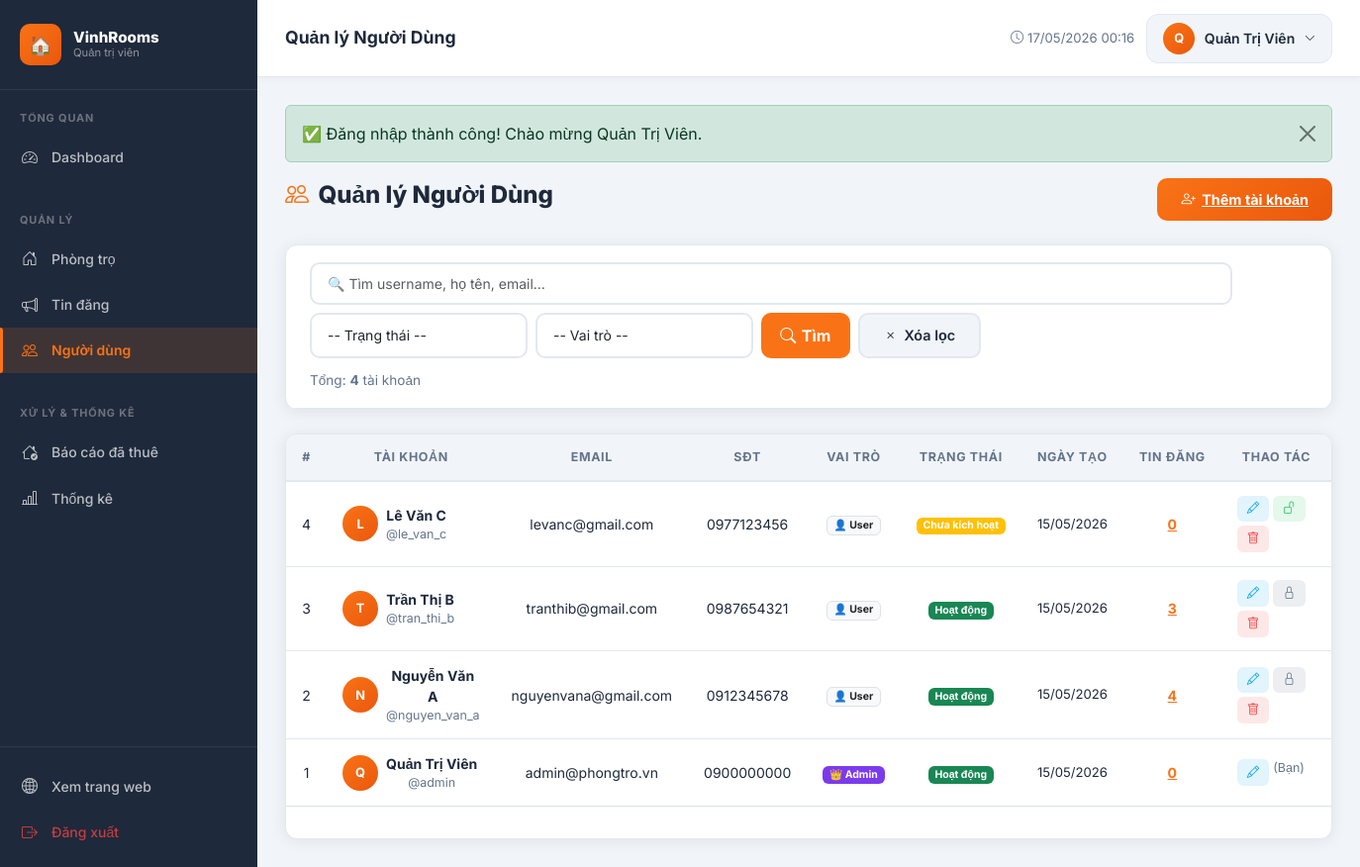
The app's page /admin/users/index.php (signed in), older data.
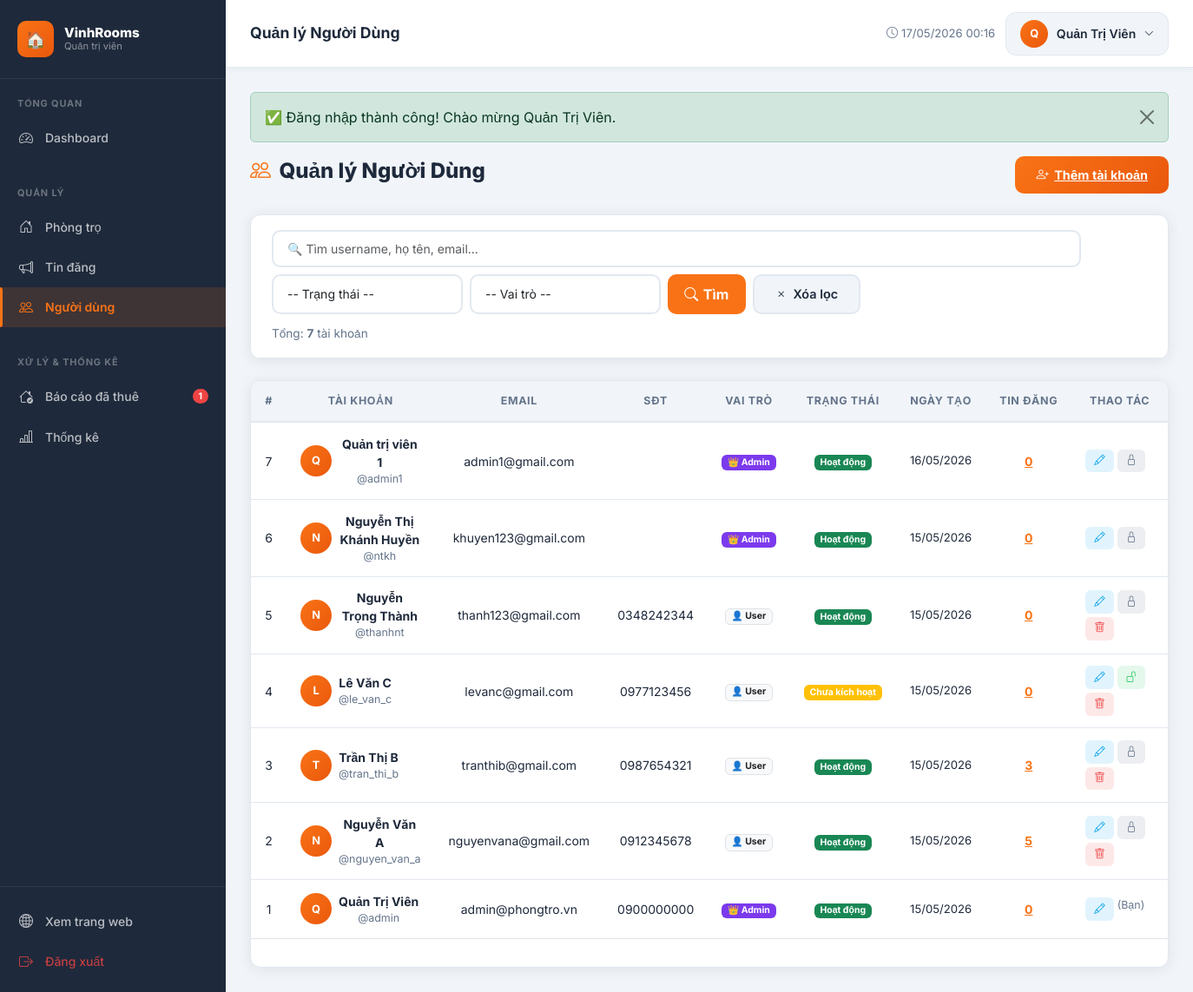
The same page, newer data.
### tables this page shows
CREATE TABLE `users` (
  `id` int(10) UNSIGNED NOT NULL,
  `username` varchar(50) NOT NULL,
  `email` varchar(100) NOT NULL,
  `password` varchar(255) NOT NULL,
  `ho_ten` varchar(100) NOT NULL,
  `so_dien_thoai` varchar(15) DEFAULT NULL,
  `dia_chi` varchar(255) DEFAULT NULL,
  `avatar` varchar(255) DEFAULT 'default_avatar.png',
  `role` enum('admin','user') NOT NULL DEFAULT 'user',
  `trang_thai` enum('active','inactive','banned') NOT NULL DEFAULT 'active',
  `created_at` datetime NOT NULL DEFAULT current_timestamp(),
  `updated_at` datetime NOT NULL DEFAULT current_timestamp() ON UPDATE current_timestamp()
);

### admin/users/index.php (the view, shortened to what the changed rows need)
<?php
require_once __DIR__ . '/../../includes/functions.php';
$db = getDB();
$page_num = max(1, (int)($_GET['page'] ?? 1));
$per_page = 15;
$where  = ['1=1'];
$params = [];
$types  = '';
$whereSQL  = implode(' AND ', $where);
$countSQL  = "SELECT COUNT(*) FROM users WHERE $whereSQL";
$selectSQL = "SELECT * FROM users WHERE $whereSQL ORDER BY created_at DESC";
if (!empty($params)) {
    $stmt = $db->prepare($countSQL);
    $stmt->bind_param($types, ...$params);
    $stmt->execute();
    $total = $stmt->get_result()->fetch_row()[0];
    $stmt->close();
} else {
    $total = $db->query($countSQL)->fetch_row()[0];
}
$pg     = paginate($total, $per_page, $page_num);
$offset = $pg['offset'];
$sql    = $selectSQL . " LIMIT $per_page OFFSET $offset";
if (!empty($params)) {
    $stmt = $db->prepare($sql);
    $stmt->bind_param($types, ...$params);
    $stmt->execute();
    $users = $stmt->get_result()->fetch_all(MYSQLI_ASSOC);
    $stmt->close();
} else {
    $users = $db->query($sql)->fetch_all(MYSQLI_ASSOC);
}
$pageTitle = 'Quản lý Người Dùng';
require_once __DIR__ . '/../../includes/admin_header.php';
?>
<div class="page-header">
    <h1 class="page-title"><span class="icon"><i class="bi bi-people"></i></span><?= $pageTitle ?></h1>
</div>
<div class="data-card mb-4">
    <div class="data-card-header" style="flex-wrap:wrap;gap:.75rem">
        <div style="font-size:.85rem;color:var(--admin-muted)">
            Tổng: <strong><?= $total ?></strong> tài khoản
        </div>
    </div>
</div>
<div class="data-card">
    <div class="table-responsive">
        <table class="data-table">
            <thead>
                <tr>
                    <th>#</th>
                    <th>Tài khoản</th>
                    <th>Email</th>
                    <th>SĐT</th>
                    <th>Vai trò</th>
                    <th>Trạng thái</th>
                    <th>Ngày tạo</th>
                    <th>Tin đăng</th>
                    <th width="200">Thao tác</th>
                </tr>
            </thead>
            <tbody>
                <?php foreach ($users as $u):
                    $roomCount = $db->query("SELECT COUNT(*) FROM phong_tro WHERE user_id = {$u['id']} AND trang_thai != 'bi_xoa'")->fetch_row()[0];
                    $isSelf = ((int)$u['id'] === (int)$_SESSION['user_id']);
                ?>
                <tr>
                    <td><?= $u['id'] ?></td>
                    <td>
                        <div class="d-flex align-items-center gap-2">
                            <div class="user-avatar-sm">
                                <?= strtoupper(mb_substr($u['ho_ten'] ?? 'U', 0, 1)) ?>
                            </div>
                            <div>
                                <div style="font-weight:700"><?= e($u['ho_ten']) ?></div>
                                <div style="font-size:.78rem;color:var(--admin-muted)">@<?= e($u['username']) ?></div>
                            </div>
                        </div>
                    </td>
                    <td style="font-size:.875rem"><?= e($u['email']) ?></td>
                    <td style="font-size:.875rem"><?= e($u['so_dien_thoai'] ?? '—') ?></td>
                    <td>
                        <?php if ($u['role'] === 'admin'): ?>
                            <span class="badge" style="background:#7c3aed;color:#fff">👑 Admin</span>
                        <?php else: ?>
                            <span class="badge bg-light text-dark border">👤 User</span>
                        <?php endif; ?>
                    </td>
                    <td><?= userStatusBadge($u['trang_thai']) ?></td>
                    <td style="font-size:.82rem;white-space:nowrap"><?= formatDate($u['created_at']) ?></td>
                    <td style="text-align:center">
                        <a href="<?= BASE_URL ?>/admin/rooms/index.php?q=<?= urlencode($u['ho_ten']) ?>"
                           style="font-weight:700;color:var(--admin-primary)"><?= $roomCount ?></a>
                    </td>
                    <td>
                        <div class="d-flex gap-1 flex-wrap">
                            <a href="<?= BASE_URL ?>/admin/users/edit.php?id=<?= $u['id'] ?>" class="btn-action edit">
                                <i class="bi bi-pencil"></i>
                            </a>
                            <?php if (!$isSelf): ?>
                                <?php if ($u['trang_thai'] === 'active'): ?>
                                <a href="?action=ban&id=<?= $u['id'] ?>" class="btn-action hide confirm-delete" title="Khóa tài khoản">
                                    <i class="bi bi-lock"></i>
                                </a>
                                <?php else: ?>
                                <a href="?action=activate&id=<?= $u['id'] ?>" class="btn-action approve" title="Mở khóa">
                                    <i class="bi bi-unlock"></i>
                                </a>
                                <?php endif; ?>
                                <?php if ($u['role'] !== 'admin'): ?>
                                <a href="?action=delete&id=<?= $u['id'] ?>" class="btn-action delete confirm-delete" title="Xóa">
                                    <i class="bi bi-trash"></i>
                                </a>
                                <?php endif; ?>
                            <?php else: ?>
                                <span style="font-size:.78rem;color:var(--admin-muted)">(Bạn)</span>
                            <?php endif; ?>
                        </div>
                    </td>
                </tr>
                <?php endforeach; ?>
            </tbody>
        </table>
    </div>
</div>
<?php require_once __DIR__ . '/../../includes/admin_footer.php'; ?>

### includes/admin_header.php (shortened to what the changed rows need)
<?php
require_once __DIR__ . '/functions.php';
$currentUser = getCurrentUser();
$currentDir  = basename(dirname($_SERVER['PHP_SELF']));
$_db_header = getDB();
$_pending_bao_cao = 0;
$_r = @$_db_header->query("SELECT COUNT(*) FROM bao_cao_da_thue WHERE trang_thai = 'cho_duyet'");
if ($_r) $_pending_bao_cao = (int)$_r->fetch_row()[0];
?>
<!DOCTYPE html>
<html lang="vi">
<head>
    <link rel="stylesheet" href="https://cdn.jsdelivr.net/npm/bootstrap@5.3.3/dist/css/bootstrap.min.css">
    <link rel="stylesheet" href="https://cdn.jsdelivr.net/npm/bootstrap-icons@1.11.3/font/bootstrap-icons.min.css">
    <link rel="stylesheet" href="<?= BASE_URL ?>/assets/css/admin.css">
</head>
<body class="admin-body">
<aside class="admin-sidebar" id="adminSidebar">
    <div class="sidebar-section">
        <a href="<?= BASE_URL ?>/admin/bao-cao-da-thue/index.php"
           class="sidebar-link <?= ($currentDir === 'bao-cao-da-thue') ? 'active' : '' ?>"
           style="position:relative">
            <span class="icon"><i class="bi bi-house-check"></i></span> Báo cáo đã thuê
            <?php if ($_pending_bao_cao > 0): ?>
            <span style="margin-left:auto;background:#ef4444;color:#fff;font-size:.65rem;padding:1px 7px;border-radius:999px;font-weight:700">
                <?= $_pending_bao_cao ?>
            </span>
            <?php endif; ?>
        </a>
    </div>
</aside>
<div class="admin-main">
    <div class="admin-topbar">
        <div class="topbar-right">
            <div class="dropdown">
                <button class="admin-user-btn" data-bs-toggle="dropdown">
                    <div class="admin-user-avatar">
                        <?= strtoupper(mb_substr($currentUser['ho_ten'] ?? 'A', 0, 1)) ?>
                    </div>
                    <?= e($currentUser['ho_ten'] ?? 'Admin') ?>
                    <i class="bi bi-chevron-down" style="font-size:.7rem"></i>
                </button>
            </div>
        </div>
    </div>
    <div class="admin-content">

### includes/functions.php (shortened to what the changed rows need)
<?php
function getCurrentUser(): ?array {
    $db  = getDB();
    $id  = (int)$_SESSION['user_id'];
    $res = $db->query("SELECT * FROM users WHERE id = $id LIMIT 1");
    return $res ? $res->fetch_assoc() : null;
}
function formatDate(string $date): string {
    return date('d/m/Y', strtotime($date));
}
function e(string $str): string {
    return htmlspecialchars($str, ENT_QUOTES, 'UTF-8');
}
function paginate(int $total, int $perPage, int $current): array {
    $pages = (int)ceil($total / $perPage);
    return [
        'total'      => $total,
        'per_page'   => $perPage,
        'current'    => $current,
        'pages'      => $pages,
        'offset'     => ($current - 1) * $perPage,
        'has_prev'   => $current > 1,
        'has_next'   => $current < $pages,
    ];
}
function userStatusBadge(string $status): string {
    $map = [
        'active'   => ['success', 'Hoạt động'],
        'inactive' => ['warning', 'Chưa kích hoạt'],
        'banned'   => ['danger',  'Bị khóa'],
    ];
    [$color, $label] = $map[$status] ?? ['light', $status];
    return "<span class=\"badge bg-{$color}\">{$label}</span>";
}

Row changes from the older to the newer data that the page shows:
added users: id "7", ho_ten "Q", ho_ten "Quản trị viên 1", username "admin1", email "admin1@gmail.com", role "👑 Admin", label "Hoạt động", created_at "16/05/2026", roomCount "0"
added users: id "6", ho_ten "N", ho_ten "Nguyễn Thị Khánh Huyền", username "ntkh", email "khuyen123@gmail.com", role "👑 Admin", label "Hoạt động", created_at "15/05/2026", roomCount "0"
added users: id "5", ho_ten "N", ho_ten "Nguyễn Trọng Thành", username "thanhnt", email "thanh123@gmail.com", so_dien_thoai "0348242344", role "👤 User", label "Hoạt động", created_at "15/05/2026", roomCount "0"
changed users "Nguyễn Văn A": roomCount "4" → "5"
Text that changed along with them:
$_pending_bao_cao: (not shown) → "1"
$total: "4" → "7"
